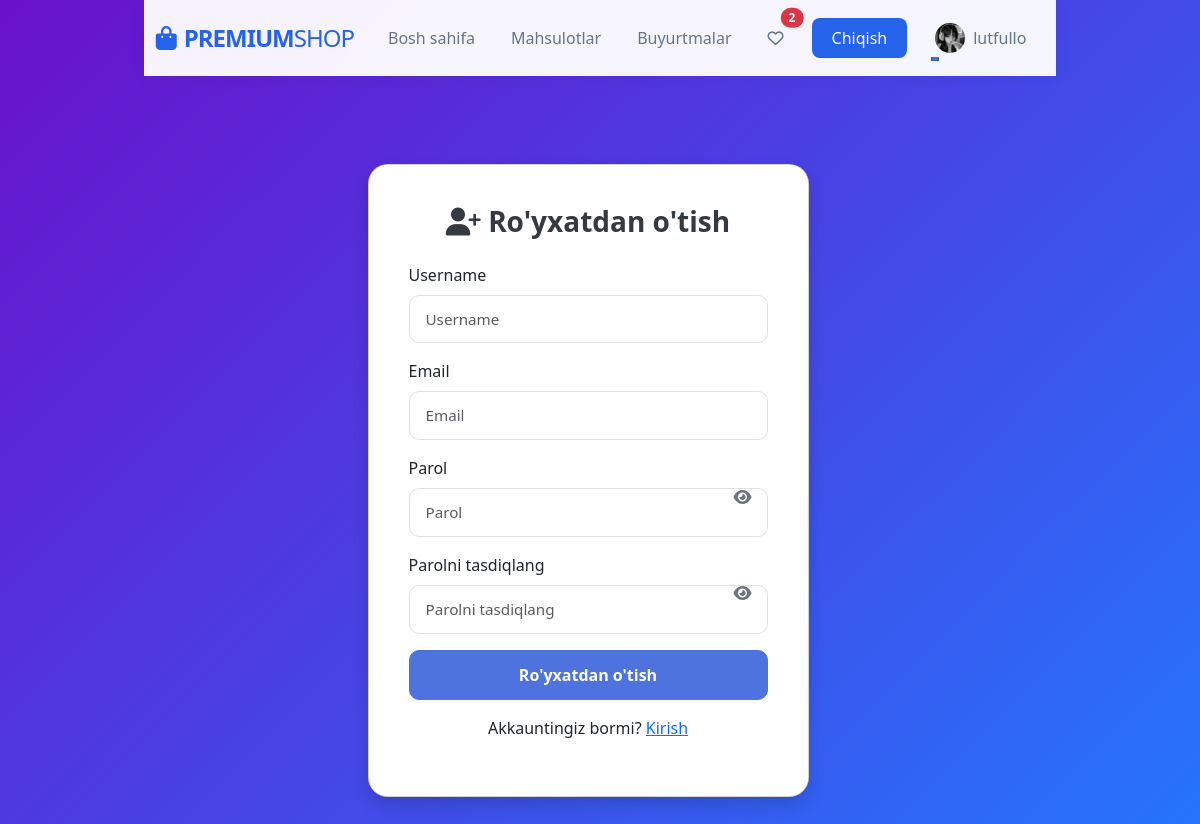
The app's page /users/register/ (signed in) with its own data.
### users/models.py (models this page shows, shortened)
class User(AbstractUser):
    USER_ROLES = (
        ("admin","Admin"),
        ("user","User"),
        ("seller","Seller")
    )
    phone = models.CharField(max_length=13, null=True, blank=True)
    image = models.ImageField(upload_to="user_images/",null=True, blank=True)
    address = models.CharField(max_length=50, null=True, blank=True)
    age = models.IntegerField(null=True, blank=True)
    balance = models.DecimalField(max_digits=10, decimal_places=2, null=True, blank=True, default=0.00)
    role = models.CharField(max_length=10, choices=USER_ROLES, default="user")

### users/views.py (the view, shortened to what this page needs)
# urls.py: path('register/', views.RegisterView.as_view(), name='register'),
class RegisterView(View):
    def get(self, request):
        return render(request, 'auth/register.html')

### templates/auth/register.html (shortened to what this page needs)
{% extends 'base.html' %}
{% block content %}
<div class="row justify-content-center w-100">
    <div class="col-md-5">
        <div class="card shadow mt-5">
            <div class="card-body">
                <h3><i class="fas fa-user-plus"></i> Ro'yxatdan o'tish</h3>
                <form method="post">
                    <div class="mb-3 position-relative">
                        <label class="form-label">Username</label>
                        <input type="text" name="username" class="form-control" placeholder="Username" required>
                    </div>
                    <div class="mb-3 position-relative">
                        <label class="form-label">Email</label>
                        <input type="email" name="email" class="form-control" placeholder="Email" required>
                    </div>
                    <div class="mb-3 position-relative">
                        <label class="form-label">Parol</label>
                        <input type="password" id="password" name="password" class="form-control" placeholder="Parol" required>
                        <span class="fas fa-eye form-icon" onclick="togglePassword('password')"></span>
                    </div>
                    <div class="mb-3 position-relative">
                        <label class="form-label">Parolni tasdiqlang</label>
                        <input type="password" id="confirm_password" name="confirm_password" class="form-control" placeholder="Parolni tasdiqlang" required>
                        <span class="fas fa-eye form-icon" onclick="togglePassword('confirm_password')"></span>
                    </div>
                    <button type="submit" class="btn btn-primary w-100">Ro'yxatdan o'tish</button>
                </form>
                <p class="text-center mt-3">Akkauntingiz bormi? <a href="{% url 'login' %}">Kirish</a></p>
            </div>
        </div>
    </div>
</div>
{% endblock %}

### templates/base.html (shortened to what this page needs)
<!DOCTYPE html>
{% load static %}
<html lang="uz">
<head>
    <link href="https://cdn.jsdelivr.net/npm/bootstrap@5.3.2/dist/css/bootstrap.min.css" rel="stylesheet">
    <link rel="stylesheet" href="https://cdnjs.cloudflare.com/ajax/libs/font-awesome/6.4.0/css/all.min.css">
</head>
<body>
    <header class="sticky-top">
        <nav class="navbar navbar-expand-lg navbar-light">
            <div class="container">
                <a class="navbar-brand" href="{% url 'home' %}">
                    <i class="fas fa-shopping-bag me-2"></i>PREMIUM<span class="fw-light">SHOP</span>
                </a>
                <div class="collapse navbar-collapse" id="navbarNav">
                    <ul class="navbar-nav mx-auto">
                        <li class="nav-item"><a class="nav-link" href="{% url 'home' %}">Bosh sahifa</a></li>
                        <li class="nav-item"><a class="nav-link" href="{% url 'products' %}">Mahsulotlar</a></li>
                        {% if user.role != 'seller' %}
                        <li class="nav-item"><a class="nav-link" href="{% url 'cart_detail' %}">Buyurtmalar</a></li>
                        {% endif %}
                        {% if user.is_authenticated %}
                        <li>
                            <a href="{% url 'wishlist' %}" class="nav-link position-relative">
                                <i class="far fa-heart"></i>
                                <span class="position-absolute top-0 start-100 translate-middle badge rounded-pill bg-danger">
                                    {{ request.user.wishlist.count }}
                                </span>
                            </a>
                        </li>
                        {% endif %}
                    </ul>
                    <ul class="navbar-nav">
                        <li class="nav-item"><a class="nav-link nav-btn" href="{% url 'logout' %}">Chiqish</a></li>
                    </ul>
                    <ul class="navbar-nav ms-auto">
                        {% if user.is_authenticated %}
                            <li class="nav-item dropdown">
                                <a class="nav-link dropdown-toggle d-flex align-items-center" href="#" id="navbarDropdown" role="button" data-bs-toggle="dropdown" aria-expanded="false">
                                    {% if user.image %}
                                        <img src="{{ user.image.url }}" alt="Profile" class="rounded-circle me-2" style="width: 30px; height: 30px; object-fit: cover;">
                                    {% else %}
                                        <i class="fas fa-user-circle fa-lg me-2"></i>
                                    {% endif %}
                                    {{ user.username }}
                                </a>
                            </li>
                        {% endif %}
                    </ul>
                </div>
            </div>
        </nav>
    </header>
    <main class="container">
        {% block content %}{% endblock %}
    </main>
</body>
</html>

### templates/base.html (style rules this page uses)
:root { --primary-color: #2563eb; --secondary-color: #64748b; --dark-bg: #0f172a; --light-bg: #f8fafc; --text-main: #1e293b; }
body { font-family: 'Inter', sans-serif; background-color: var(--light-bg); color: var(--text-main); margin: 0; display: flex; flex-direction: column; min-height: 100vh; }
.navbar { background-color: rgba(255, 255, 255, 0.95); backdrop-filter: blur(10px); box-shadow: 0 2px 15px rgba(0,0,0,0.05); padding: 15px 0; transition: all 0.3s; }
.navbar-brand { font-weight: 700; font-size: 1.5rem; color: var(--primary-color) !important; letter-spacing: -1px; }
.nav-link { font-weight: 500; color: var(--secondary-color) !important; margin: 0 10px; position: relative; transition: 0.3s; }
.nav-link::after { content: ''; position: absolute; width: 0; height: 2px; bottom: 0; left: 0; background-color: var(--primary-color); transition: width 0.3s; }
.nav-btn { background-color: var(--primary-color); color: white !important; border-radius: 8px; padding: 8px 20px !important; margin-left: 10px; }
main { flex: 1; padding: 40px 0; animation: fadeIn 0.8s ease-in-out; }

### templates/auth/register.html (style rules this page uses)
body { background: linear-gradient(135deg, #6a11cb 0%, #2575fc 100%); font-family: 'Segoe UI', Tahoma, Geneva, Verdana, sans-serif; min-height: 100vh; display: flex; align-items: center; justify-content: center; }
.card { border-radius: 20px; box-shadow: 0 8px 20px rgba(0, 0, 0, 0.3); overflow: hidden; }
.card-body { padding: 2.5rem; background-color: #fff; }
.card-body h3 { text-align: center; margin-bottom: 1.5rem; font-weight: 700; color: #343a40; }
.form-control { border-radius: 10px; padding: 0.75rem 1rem; font-size: 0.95rem; transition: all 0.3s; }
.btn-primary { background-color: #4e73df; border-color: #4e73df; font-weight: 600; padding: 0.75rem; border-radius: 10px; transition: all 0.3s; }
.form-icon { position: absolute; right: 1rem; top: 50%; transform: translateY(-50%); cursor: pointer; color: #6c757d; }
.position-relative { position: relative; }

### records on screen
User: user.wishlist.count "2", image (picture), username "lutfullo"
